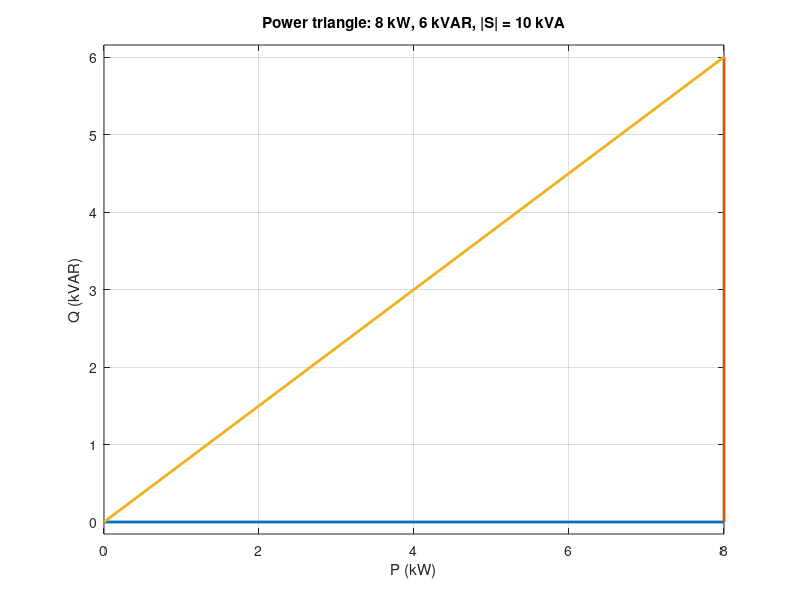

The MATLAB source for this figure:
% Circuits 1 — Complex Power
%title: Complex Power and the Power Triangle (Example 10.4)
%ar-title: القدرة المركّبة ومثلث القدرة (مثال 10.4)
%lesson: c1-power-4
%course: circuits-1

%% Example 10.4
%ar: 8 kW بمعامل 0.8 متأخر على 240 V rms: |S| = P/pf، و Q = |S| sin θ (موجبة لأنه حثي)، و Ieff = P/(V pf)، و Z = (V/Ieff)∠θ.
P = 8000; pf = 0.8; V = 240;
th = acos(pf); S = P/pf; Q = S*sin(th);
Ieff = P/(V*pf); Z = V/Ieff * exp(1j*th);
fprintf('S = %g + j%g VA, |S| = %g VA, Ieff = %.2f A, Z = %.3f %+.3fj ohm\n', P, Q, S, Ieff, real(Z), imag(Z))
%check: abs(Q - 6000) < 1e-9 && abs(Ieff - 41.667) < 1e-3 && abs(Z - (4.608 + 3.456j)) < 1e-9

%% S from the voltage and current phasors
%ar: مثال المحاضرة: V = 100∠15° و I = 4∠−105° (عظمى): S = ½ V I* = −100 + j173.21 VA.
Vp = 100*exp(1j*15*pi/180); Ip = 4*exp(-1j*105*pi/180);
Sp = 0.5*Vp*conj(Ip);
fprintf('S = %.2f %+.2fj VA\n', real(Sp), imag(Sp))
%check: abs(Sp - (-100 + 173.2051j)) < 1e-3

%%! Project idea: draw the power triangle
%ar: مشروع: نرسم مثلث القدرة لمثال 10.4: P أفقي و Q رأسي و |S| الوتر.
plot([0 P 0; P P P]/1000, [0 0 0; 0 Q Q]/1000, 'linewidth', 2); grid on; axis equal
xlabel('P (kW)'); ylabel('Q (kVAR)'); title('Power triangle: 8 kW, 6 kVAR, |S| = 10 kVA')
